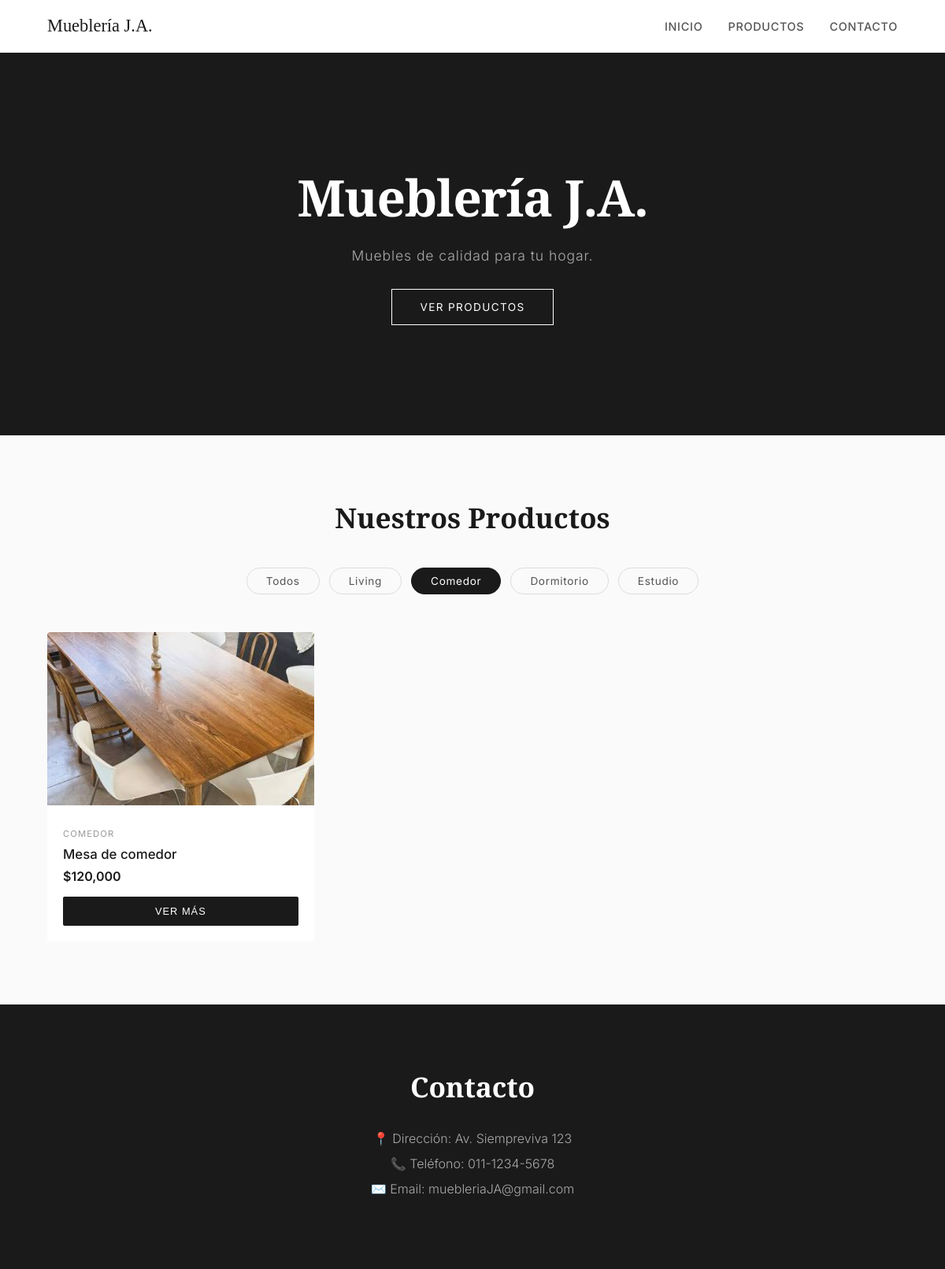
The page /?categoria=Comedor on the database its author committed.
### tables this page shows
CREATE TABLE productos (
            id INTEGER PRIMARY KEY AUTOINCREMENT,
            nombre TEXT NOT NULL,
            precio REAL NOT NULL,
            categoria TEXT NOT NULL,
            imagen TEXT NOT NULL,
            descripcion TEXT,
            medidas TEXT
        );

### app.py (the view)
@app.route("/")
def inicio():
    categoria = request.args.get("categoria")
    productos = obtener_productos(categoria)
    return render_template("index.html", productos=productos, categoria=categoria)

### database.py (called while the page is built)
def conectar():
    return sqlite3.connect("productos.db")

def obtener_productos(categoria=None):
    con = conectar()
    cursor = con.cursor()
    if categoria:
        cursor.execute("SELECT * FROM productos WHERE categoria = ?", (categoria,))
    else:
        cursor.execute("SELECT * FROM productos")
    productos = cursor.fetchall()
    con.close()
    return productos

### templates/index.html (shortened to what this page needs)
<!DOCTYPE html>
<html lang="es">
  <head>
    <link rel="stylesheet" href="{{ url_for('static', filename='style.css') }}">
  </head>
  <body>
    <nav>
      <span>Mueblería J.A.</span>
      <a href="#inicio">Inicio</a>
      <a href="#productos">Productos</a>
      <a href="#contacto">Contacto</a>
    </nav>
    <section id="inicio">
      <h1>Mueblería J.A.</h1>
      <p>Muebles de calidad para tu hogar.</p>
      <a href="#productos" class="btn-hero">Ver productos</a>
    </section>
    <section id="productos">
      <h2>Nuestros Productos</h2>
      <div class="filtros">
        <a href="/?#productos" class="filtro {% if not categoria %}activo{% endif %}">Todos</a>
        <a href="/?categoria=Living#productos" class="filtro {% if categoria == 'Living' %}activo{% endif %}">Living</a>
        <a href="/?categoria=Comedor#productos" class="filtro {% if categoria == 'Comedor' %}activo{% endif %}">Comedor</a>
        <a href="/?categoria=Dormitorio#productos" class="filtro {% if categoria == 'Dormitorio' %}activo{% endif %}">Dormitorio</a>
        <a href="/?categoria=Estudio#productos" class="filtro {% if categoria == 'Estudio' %}activo{% endif %}">Estudio</a>
      </div>
      <div class="productos">
        {% for producto in productos %}
        <div class="producto">
          <img src="{{ url_for('static', filename='imagenes/' + producto[4]) }}" alt="{{ producto[1] }}" onclick="abrirLightbox(this.src)">
          <div class="producto-info">
            <span class="categoria">{{ producto[3] }}</span>
            <h3>{{ producto[1] }}</h3>
            <p class="precio">${{ "{:,.0f}".format(producto[2]) }}</p>
            <button class="btn" onclick="abrirModal('{{ producto[1] }}', '{{ producto[3] }}', '{{ "{:,.0f}".format(producto[2]) }}', '{{ url_for('static', filename='imagenes/' + producto[4]) }}', '{{ producto[5] }}', '{{ producto[6] }}')">Ver más</button>
          </div>
        </div>
        {% endfor %}
      </div>
    </section>
    <section id="contacto">
      <h2>Contacto</h2>
      <p>📍 Dirección: Av. Siempreviva 123</p>
      <p>📞 Teléfono: 011-1234-5678</p>
      <p>✉️ Email: muebleriaJA@gmail.com</p>
    </section>
  </body>
</html>

### static/style.css (style rules this page uses)
* { margin: 0; padding: 0; box-sizing: border-box; }
body { font-family: 'Inter', sans-serif; background-color: #fafafa; color: #1a1a1a; }
nav { background-color: #fff; padding: 20px 60px; display: flex; gap: 32px; align-items: center; border-bottom: 1px solid #eee; position: sticky; top: 0; z-index: 100; }
nav span { color: #1a1a1a; font-family: 'Playfair Display', serif; font-size: 1.4rem; margin-right: auto; }
nav a { color: #555; text-decoration: none; font-size: 0.9rem; font-weight: 500; letter-spacing: 0.05em; text-transform: uppercase; transition: color 0.2s; }
#inicio { background-color: #1a1a1a; color: white; text-align: center; padding: 140px 40px; position: relative; }
#inicio h1 { font-family: 'Playfair Display', serif; font-size: 4rem; margin-bottom: 20px; letter-spacing: -0.02em; }
#inicio p { font-size: 1.1rem; color: #aaa; font-weight: 300; letter-spacing: 0.05em; }
#inicio .btn-hero { display: inline-block; margin-top: 32px; padding: 14px 36px; border: 1px solid #fff; color: white; text-decoration: none; font-size: 0.85rem; letter-spacing: 0.1em; text-transform: uppercase; transition: all 0.3s; }
#productos { padding: 80px 60px; background-color: #fafafa; }
#productos h2 { font-family: 'Playfair Display', serif; font-size: 2.2rem; margin-bottom: 40px; text-align: center; }
.filtros { display: flex; gap: 12px; justify-content: center; margin-bottom: 48px; }
.filtro { padding: 8px 24px; border: 1px solid #ddd; border-radius: 30px; text-decoration: none; color: #555; font-size: 0.85rem; letter-spacing: 0.05em; transition: all 0.2s; }
.filtro:hover, .filtro.activo { background-color: #1a1a1a; border-color: #1a1a1a; color: white; }
.productos { display: grid; grid-template-columns: repeat(3, 1fr); gap: 32px; max-width: 1100px; margin: 0 auto; }
.producto { background-color: white; border-radius: 4px; overflow: hidden; transition: transform 0.3s, box-shadow 0.3s; }
.producto img { width: 100%; height: 220px; object-fit: cover; cursor: pointer; transition: opacity 0.3s; }
.producto-info { padding: 20px; }
.categoria { font-size: 0.7rem; color: #999; text-transform: uppercase; letter-spacing: 0.1em; }
.producto-info h3 { margin: 8px 0; font-size: 1.05rem; font-weight: 500; }
.precio { color: #1a1a1a; font-weight: 600; font-size: 1rem; margin-bottom: 16px; }
.btn { width: 100%; padding: 11px; background-color: #1a1a1a; color: white; border: none; border-radius: 2px; cursor: pointer; font-size: 0.8rem; letter-spacing: 0.08em; text-transform: uppercase; transition: background-color 0.2s; }
#contacto { background-color: #1a1a1a; color: white; text-align: center; padding: 80px 40px; }
#contacto h2 { font-family: 'Playfair Display', serif; font-size: 2.2rem; margin-bottom: 32px; }
#contacto p { margin-bottom: 12px; color: #aaa; font-weight: 300; }

### rows shown on the page
productos: imagen (picture), categoria "COMEDOR", nombre "Mesa de comedor", precio "120,000"
